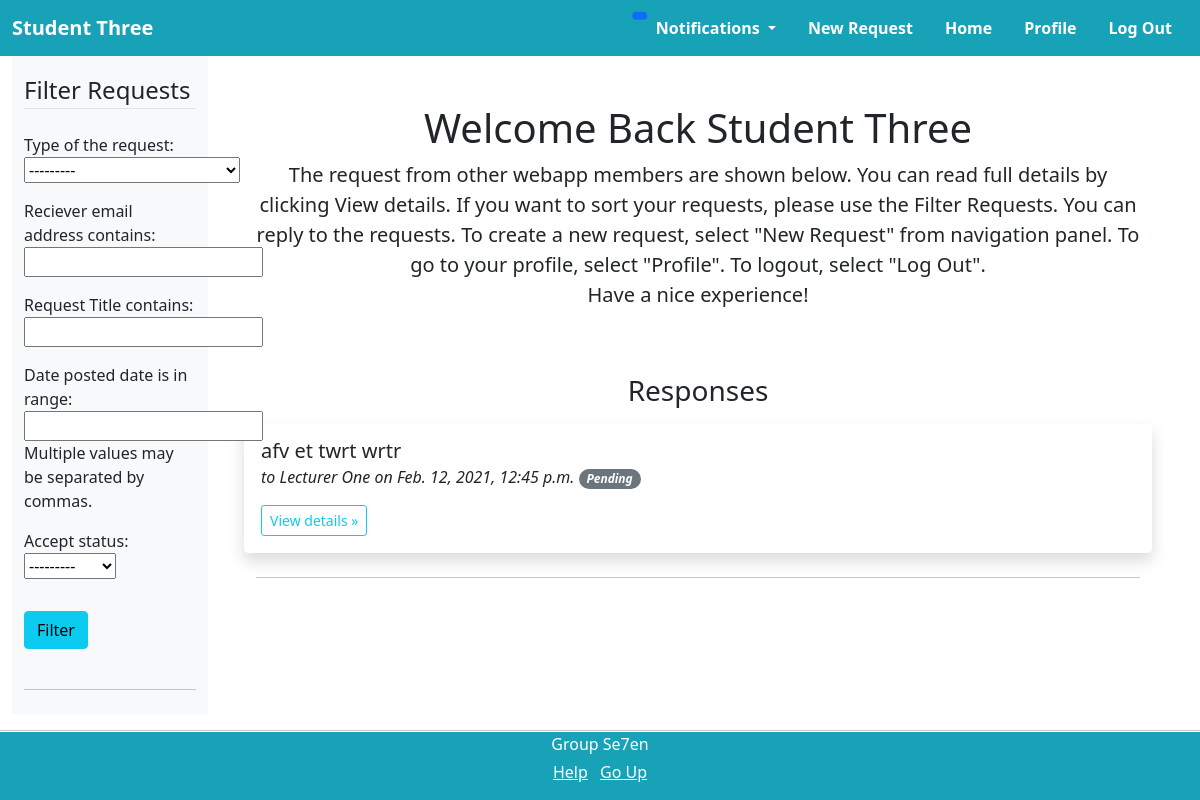
Before: / (signed in) with the older database file.
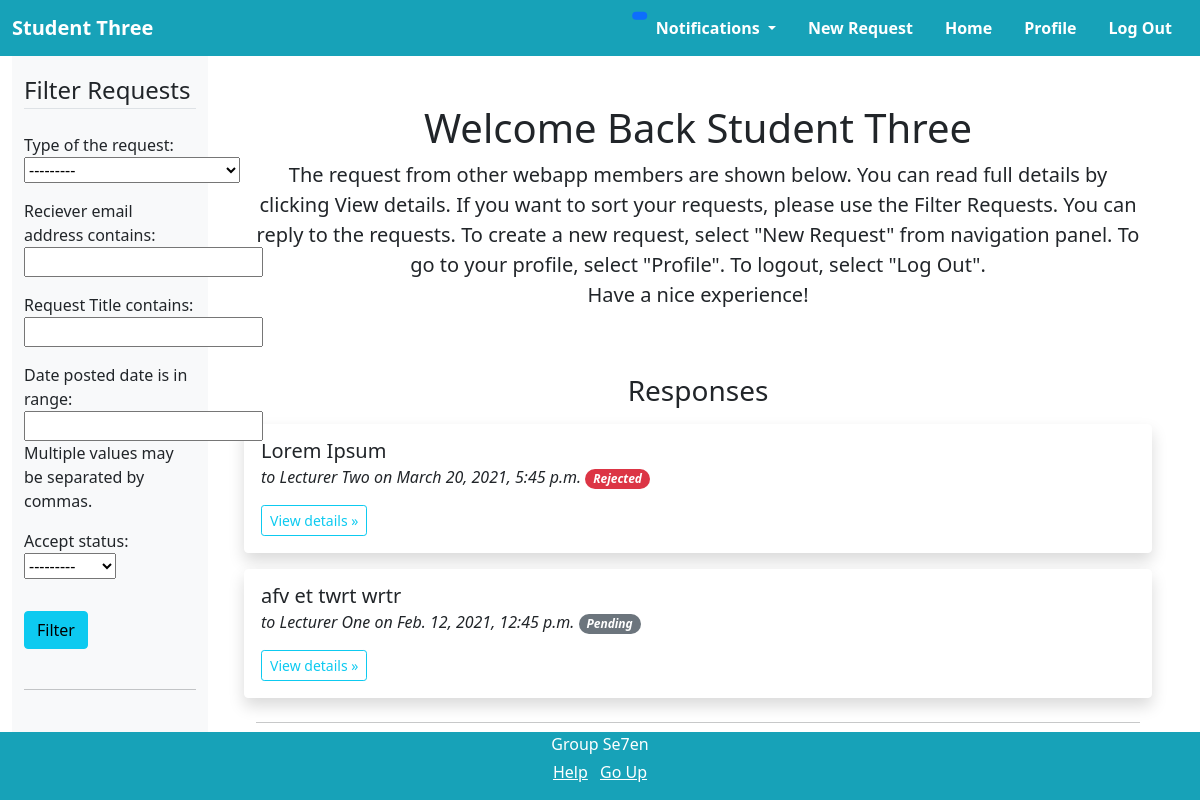
After: the same page with the newer database file.
### requester/models.py (models this page shows, shortened)
class StudentRequest(models.Model):
    TYPE_CHOICES = [
        ('SD', 'Extending Deadline'),
        ('LR', 'Leave Request'),
        ('RL', 'Rescheduling of a Lecture'),
        ('MR', 'Miscellaneous Request')
    ]
    ACCEPT_STATUS = [
        ('PN', 'Pending'),
        ('AC', 'Accepted'),
        ('RJ', 'Rejected')
    ]
    requestType = models.CharField(max_length=2, choices=TYPE_CHOICES,  verbose_name="Type of the request")
    title = models.CharField(max_length=100, verbose_name="Request Title")
    content = models.TextField(verbose_name="Request Content")
    date_posted = models.DateTimeField(default=timezone.now)
    author = models.ForeignKey(CustomUser, related_name="student_requests", on_delete=models.CASCADE, limit_choices_to={'groups__name': 'Student'})
    reciever = models.ForeignKey(CustomUser, related_name="lecturer_requests", on_delete=models.CASCADE,  verbose_name="Reciever", limit_choices_to={'groups__name': 'Lecturer'})
    accept_status = models.CharField(max_length=2, choices=ACCEPT_STATUS, default='PN')
    attachments = models.FileField(upload_to="request_attachments", verbose_name="Attachments", blank=True ,null=True)

### users/models.py (models this page shows, shortened)
class CustomUser(AbstractUser):
    username = None
    email = models.EmailField(_('email address'), unique=True)
    USERNAME_FIELD = 'email'
    REQUIRED_FIELDS = []
    objects = CustomUserManager()
    def __str__(self):
        if (self.groups.filter(name='Lecturer').exists()):
            return self.lecturerprofile.firstName + " " + self.lecturerprofile.lastName
        elif (self.groups.filter(name='Student').exists()):
            return self.studentprofile.firstName + " " + self.studentprofile.lastName
        else:
            return ""

class Profile(models.Model):
    firstName = models.CharField(max_length=50, verbose_name="First Name")
    lastName = models.CharField(max_length=50, verbose_name="Last Name")
    image = models.ImageField(default='defaultDP.jpg', upload_to='profile_pics', verbose_name="Profile Picture")
    class Meta:
        abstract = True

class LecturerProfile(Profile):
    DEPARTMENT_CHOICES = [
    ('EN', 'ENTC'),
    ('CS', 'CSE'),
    ('BM', 'BM'),
    ('ME', 'ME'),
    ('MT', 'MT'),
    ('CH', 'CH'),
    ('EE', 'EE'),
    ('CE', 'CE'),
    ('MA', 'MA')
    ]
    user = models.OneToOneField(CustomUser, on_delete=models.CASCADE, related_name="lecturerprofile")
    department = models.CharField(max_length=2, choices=DEPARTMENT_CHOICES, verbose_name="Department")

### requester/views.py (the view)
# urls.py: path('', RequestListView.as_view(), name='requester-home'),#url to home page
class RequestListView(LoginRequiredMixin, ListView):
    filterset_class = None
    def get_queryset(self):
      if self.request.user.groups.filter(name='Lecturer').exists():
        queryset = StudentRequest.objects.filter(reciever=self.request.user).all().order_by('-date_posted')
        self.filterset_class = LecturerRequestFilterset
      elif self.request.user.groups.filter(name='Student').exists():
        queryset = StudentRequest.objects.filter(author=self.request.user).all().order_by('-date_posted')
        self.filterset_class = StudentRequestFilterset
      self.filterset = self.filterset_class(self.request.GET, queryset=queryset)
      return self.filterset.qs.distinct()
    def get_context_data(self, **kwargs):
        context = super().get_context_data(**kwargs)
        context['filterset'] = self.filterset
        return context
    def get_template_names(self):
      if self.request.user.groups.filter(name='Lecturer').exists():
        return ['requester/lecturerhome.html']
      elif self.request.user.groups.filter(name='Student').exists():
        return ['requester/studenthome.html']

### requester/templates/requester/studenthome.html (shortened to what this page needs)
{% extends "requester/base.html" %}
  {% block content %}
  <div class="container-fluid">
    <div class="row">
      <nav id="sidebarMenu" class="col-md-4 col-lg-2 d-md-block bg-light sidebar collapse">
        <div class="position-sticky pt-3">
          <form class="mx-auto" action="" method="get">
            <fieldset class="form-group">
              <legend class="border-bottom mb-4">Filter Requests</legend>
              {{ filterset.form.as_p }}
            </fieldset>
            <input class="btn btn-info my-3" type="submit" value="Filter">
          </form>
          <hr class="my-4">
        </div>
      </nav>
      <main class="col-md-8 ms-sm-auto col-lg-10 px-md-4"><div class="chartjs-size-monitor"><div class="chartjs-size-monitor-expand"><div class=""></div></div><div class="chartjs-size-monitor-shrink"><div class=""></div></div></div>
        <div class="container">
          <div class="py-5 text-center">
            <h1>Welcome Back {{ user }}</h1>
            <p class="lead">The request from other webapp members are shown below. You can read full details by clicking View details. If you want to sort your requests, please use the Filter Requests. You can reply to the requests. To create a new request, select "New Request" from navigation panel. To go to your profile, select "Profile". To logout, select "Log Out". <br>Have a nice experience!</p>
          </div>
          <div class="row">
            <h3 class="d-flex justify-content-center">
              <span>Responses</span>
            </h3>
            {% for request in object_list %}
              <div class="container bg-white border border-white shadow p-3 bg-body rounded m-2 mx-auto">
                <h5 class="lh-1">{{ request.title }}</h5>
                <p class="fw-light fst-italic lh-1">to {{ request.reciever }} on {{request.date_posted}}
                    {% if request.accept_status == 'PN' %}
                        <span class="badge rounded-pill bg-secondary">Pending</span>
                    {% elif request.accept_status == 'AC' %}
                        <span class="badge rounded-pill bg-success">Accepted</span>
                    {% else %}
                        <span class="badge rounded-pill bg-danger">Rejected</span>
                    {% endif %}
                </p>
                <a class="btn btn-outline-info btn-sm" href="{% url 'request-detail' request.id %}" role="button">View details »</a>
              </div>
            {% endfor %}
          </div>
          <hr>
        </div>
      </main>
    </div>
  </div>
{% endblock content %}

### requester/templates/requester/base.html (shortened to what this page needs)
{% load notifications_tags %}
{% load static%}
<!doctype html>
<html lang="en">
  <head>
    <link href="https://cdn.jsdelivr.net/npm/bootstrap@5.0.0-beta1/dist/css/bootstrap.min.css" rel="stylesheet">
    <link rel="stylesheet" href="https://cdnjs.cloudflare.com/ajax/libs/font-awesome/4.7.0/css/font-awesome.min.css">
  </head>
  <body class="pt-5">
    <nav class="navbar fixed-top navbar-expand-sm navbar-dark">
      <div class="container-fluid">
        <a class="navbar-brand fw-bold text-white" href="{% url 'requester-home' %}">
            {{ user }}
        </a>
        <div class="collapse navbar-collapse justify-content-end" id="navbarSupportedContent">
          <ul class="nav fw-bold text-white">
            <li class="nav-item dropdown">
              <a class="nav-link dropdown-toggle text-reset text-white" href="#" id="navbarDropdown" role="button" data-bs-toggle="dropdown" aria-expanded="false">
                Notifications
                <span class="position-absolute top-1 start-0 translate-middle badge rounded-pill bg-primary">
                </span>
              </a>
            </li>
            {% ifequal user.groups.all.0|stringformat:"s" 'Student' %}
            <li class="nav-item">
              <a class="nav-link text-reset" href="{% url 'request-create' %}">New Request</a>
            </li>
            {% endifequal %}
            <li class="nav-item">
              <a class="nav-link text-reset" href="{% url 'requester-home' %}">Home</a>
            </li>
            <li class="nav-item">
              <a class="nav-link text-reset" href="{% url 'profile' %}" tabindex="-1" aria-disabled="true">Profile</a>
            </li>
            <li class="nav-item">
              <a class="nav-link text-reset" href="{% url 'logout' %}">Log Out</a>
            </li>
          </ul>
        </div>
      </div>
    </nav>
    <div class="container-fluid background pt-2">
        {% block content %}{% endblock %}
    </div>
    <hr>
    <div class="mt-4 container-fluid footer text-center fixed-bottom">
      <p class="mb-1 text-white">Group Se7en</p>
      <ul class="list-inline text-white">
        <li class="list-inline-item"><a class="text-reset" href="#">Help</a></li>
        <li class="list-inline-item"><a class="text-reset" href="#">Go Up</a></li>
      </ul>
    </div>
  </body>
</html>

Changed rows visible on the page:
added StudentRequest: title "Lorem Ipsum", reciever "Lecturer Two", date_posted "March 20, 2021, 5:45 p.m.", accept_status "Rejected"
